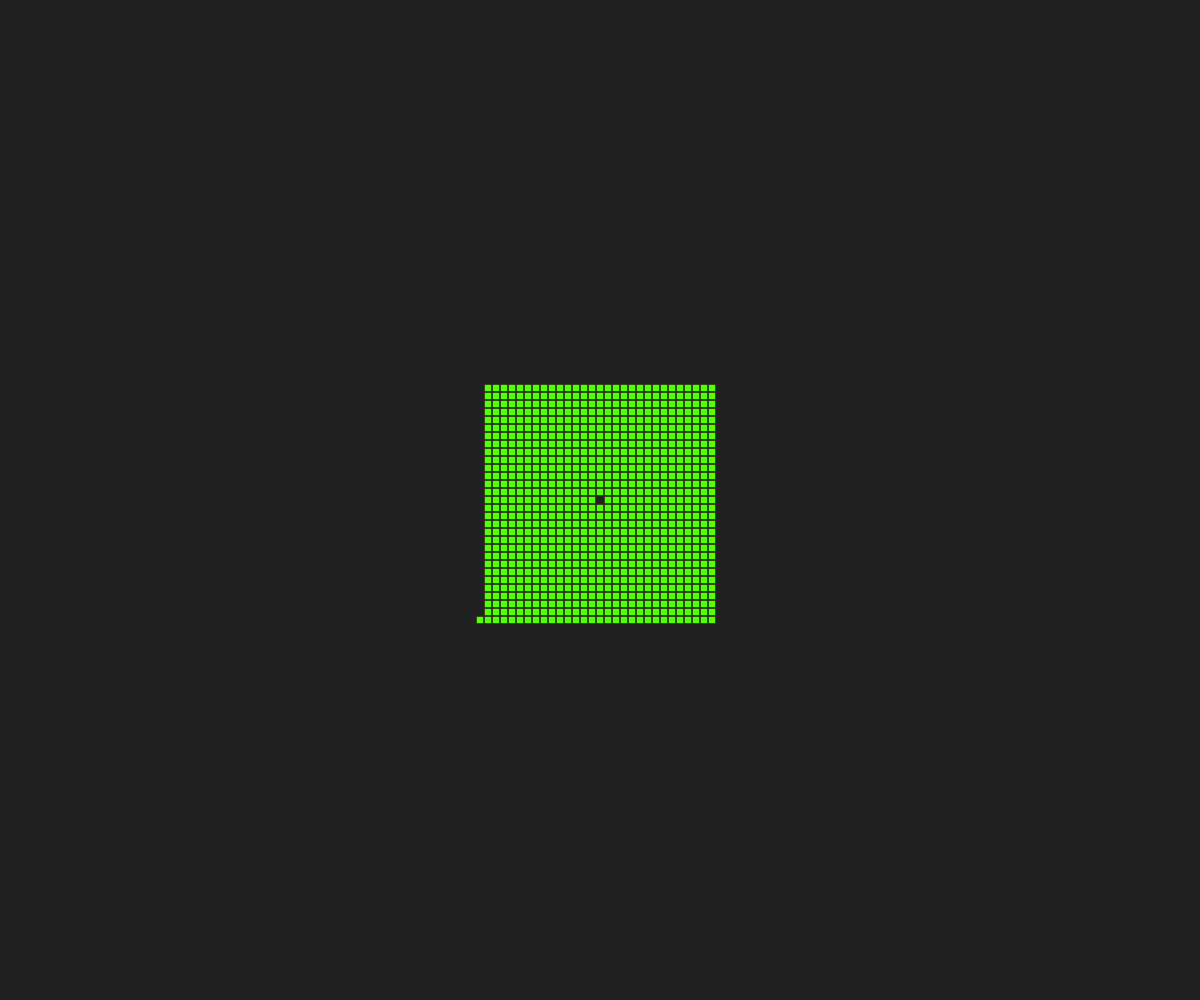
Frame 1 (no input)
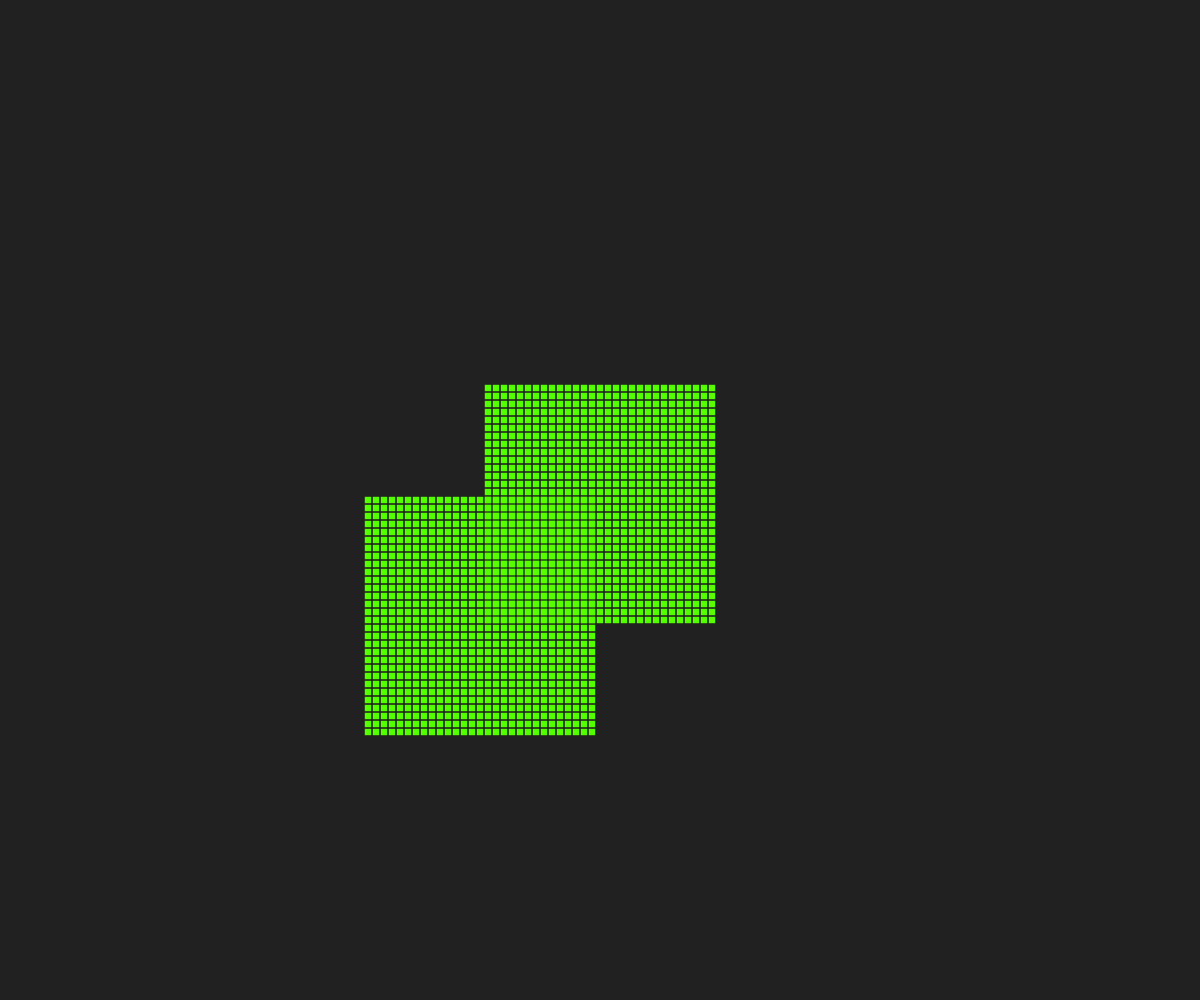
Frame 2 (the mouse pressed at the canvas centre, redrawn once)

The p5.js sketch that drew these frames (run headless with seeded random() and noise() and a simulated clock; the mouse was pressed at the canvas centre and the sketch redrawn once):

// p5.js sketch
// ── sketch.js
"use strict";
//==========
// p5.js

const w = 5;
const size = 8;

let x, y = 0;
let angle = 0;
let n = 0;

function setup(){
	createCanvas(windowWidth, windowHeight);
	noLoop();
	background(33);
	rectMode(CENTER);
	angleMode(DEGREES);
	colorMode(HSB);
	noStroke();

	x = width / 2;
	y = height / 2;
}

function draw(){
	//background(33);

	fill(100, 100, 100);

	for(let o=1; o<30; o++){
		for(let i=0; i<2; i++){
			angle += 90;
			for(let j=0; j<o; j++){
				x += size * cos(angle);
				y += size * sin(angle);
				square(x, y, size*0.8);
			}
		}
	}
}
